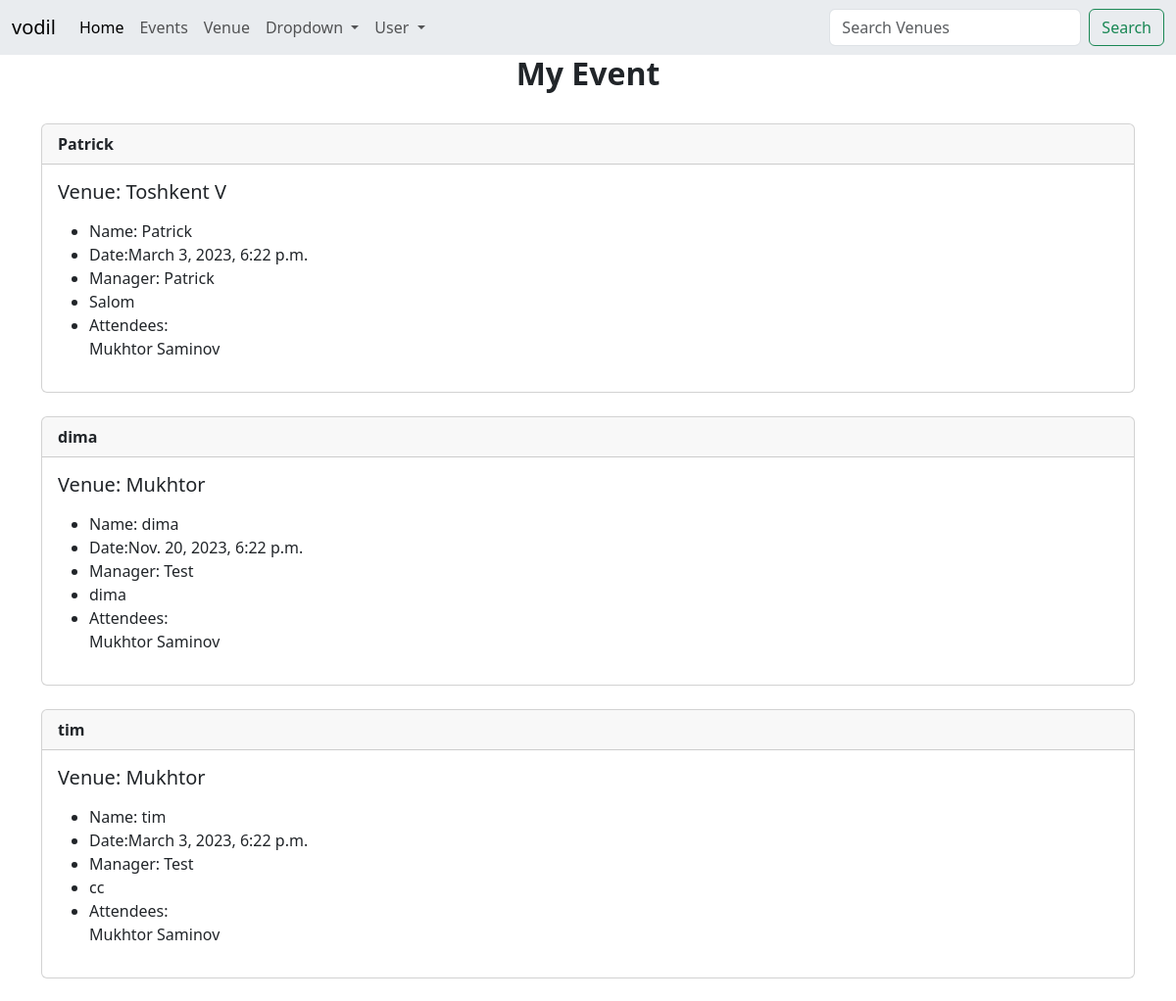
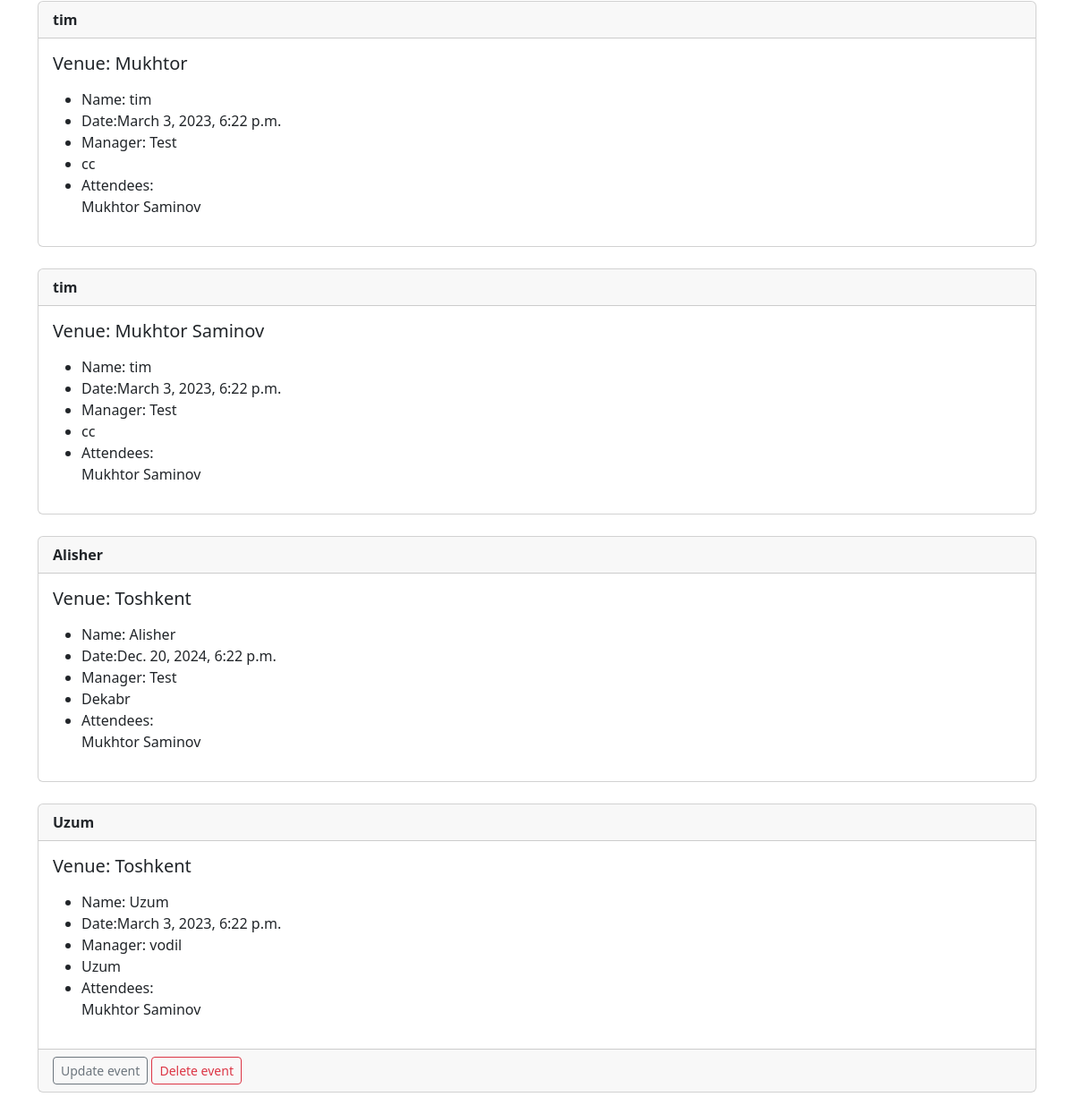
/my_event (signed in), run on the app's committed database (2 pictures, top to bottom).
### home/models.py (models this page shows, shortened)
class Event(models.Model):
    name=models.CharField("Event Name",max_length=120)
    event_data=models.DateTimeField('Event Data')
    venue=models.ForeignKey(Venue,blank=True,null=True,on_delete=models.CASCADE)
    manager=models.ForeignKey(User,blank=True,null=True,on_delete=models.SET_NULL)
    description=models.TextField(blank=True)
    attendees=models.ManyToManyField(MyClubUser,blank=True)
    aprroved=models.BooleanField("Aprroved",default=False)
    def __str__(self):
        return self.name

class Venue(models.Model):
    name=models.CharField('Venue Name',max_length=120)
    address=models.CharField(max_length=300)
    zip_code=models.CharField('Zip Code',max_length=100)
    phone=models.CharField('Contact Phone',max_length=100,blank=True)
    web=models.URLField('Website Address',blank=True)
    email_address=models.EmailField('Email',blank=True)
    owner=models.IntegerField('Venue Owner',blank=False,default=1)
    venue_image=models.ImageField(null=True,blank=True,upload_to="venue_image/")
    def __str__(self):
        return self.name

class MyClubUser(models.Model):
    firstname=models.CharField(max_length=50)
    lastname=models.CharField(max_length=50)
    email=models.EmailField('User Email')
    def __str__(self):
        return self.firstname + " " + self.lastname

### home/views.py (the view)
# urls.py: path('my_event',views.my_event,name='my_event'),
def my_event(request):
    if request.user.is_authenticated:
        me=request.user.id
        events=Event.objects.filter(attendees=me)
        return render(request,'my_event.html',{'events':events })
    else:
        messages.success(request,("You aren't Authorized To View This Page! "))
        return redirect("home")

### Template/my_event.html
{% extends "base.html" %}
{% block content %}
<center>
<h2> <strong>My Event </strong> </h2>
</center><br>
    {% for event in events %}
    <div class="card">
        <div class="card-header">
            <strong>{{ event }}</strong>
        </div>
        <div class="card-body">
          <h5 class="card-title">Venue: {{ event.venue }}
          </h5>
          <p class="card-text">
            <ul>
            <li>Name: {{ event.name }} </li>
            <li> Date:{{ event.event_data }} </li>
            <li>Manager: {{ event.manager }} </li>
            <li> {{ event.description }} </li>
            <li>Attendees: <br>
                {% for user in event.attendees.all %}
                {{ user }}<br>
                {% endfor %}
            </li>
            </ul>
          </p>
        </div>
        {% if user.is_authenticated %}
            {% if user == event.manager %}
              <div class="card-footer text-body-secondary">
                <a href="{% url 'update_event' event.id %}" class="btn btn-outline-secondary btn-sm" >Update event</a>
                <a href="{% url 'delete_event' event.id %}" class="btn btn-outline-danger btn-sm" >Delete event</a>
              </div>
            {% endif %}
        {% endif %}
      </div><br>
    {% endfor  %}
{% endblock %}

### Template/base.html (shortened to what this page needs)
<!doctype html>
<html lang="en">
  <head>
    <link href="https://cdn.jsdelivr.net/npm/bootstrap@5.3.2/dist/css/bootstrap.min.css" rel="stylesheet">
    <nav class="navbar navbar-expand-lg bg-body-secondary">
        <div class="container-fluid">
          <a class="navbar-brand" href="#">{{ user }}</a>
          <div class="collapse navbar-collapse" id="navbarSupportedContent">
            <ul class="navbar-nav me-auto mb-2 mb-lg-0">
              <li class="nav-item">
                <a class="nav-link active" aria-current="page" href="{% url 'home' %}">Home</a>
              </li>
              <li class="nav-item">
                <a class="nav-link" href="{% url 'events_list' %}">Events</a>
              </li>
              <li class="nav-item">
                <a class="nav-link" href="{% url 'list_venue' %}">Venue</a>
              </li>
              <li class="nav-item dropdown">
                <a class="nav-link dropdown-toggle" href="#" role="button" data-bs-toggle="dropdown" aria-expanded="false">
                  Dropdown
                </a>
              </li>
              <li class="nav-item dropdown">
                <a class="nav-link dropdown-toggle" href="#" role="button" data-bs-toggle="dropdown" aria-expanded="false">
                  User
                </a>
              </li>
            </ul>
            <form class="d-flex" method=POST action="{% url 'search' %}">
              <input class="form-control me-2" type="search" placeholder="Search Venues" aria-label="Search"name="searched">
              <button class="btn btn-outline-success" type="submit">Search</button>
            </form>
          </div>
        </div>
      </nav>
 <div class="container">
    {% block content %}
    {% endblock %}
</div>
      </head>
      <body>
      </body>
    </html>

### data on the page
Event: name "Patrick", venue "Toshkent V", event_data "March 3, 2023, 6:22 p.m.", manager "Patrick", description "Salom"
MyClubUser: firstname+lastname "Mukhtor Saminov"
Event: name "dima", venue "Mukhtor", event_data "Nov. 20, 2023, 6:22 p.m.", manager "Test", description "dima"
Event: name "tim", venue "Mukhtor", event_data "March 3, 2023, 6:22 p.m.", manager "Test", description "cc"
Event: name "tim", venue "Mukhtor", event_data "March 3, 2023, 6:22 p.m.", manager "Test", description "cc"
Event: name "tim", venue "Mukhtor Saminov", event_data "March 3, 2023, 6:22 p.m.", manager "Test", description "cc"
Event: name "Alisher", venue "Toshkent", event_data "Dec. 20, 2024, 6:22 p.m.", manager "Test", description "Dekabr"
Event: name "Uzum", venue "Toshkent", event_data "March 3, 2023, 6:22 p.m.", manager "vodil", description "Uzum", shows "Update event"

### other printed values
{{ user }} "vodil"
